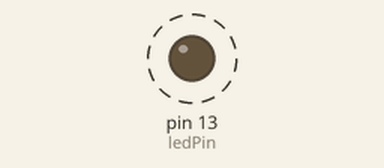
This sketch was run on a simulated Arduino Uno, built with avr-gcc and run on an emulated ATmega328P. Shown: output pins drawn as LEDs (lit = HIGH). Dashed ring = blinking.

Above: at 0.2 s.
Timing chart, 0 to 3.0 s (numbered marks = the images above):
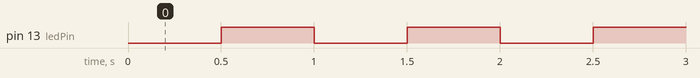

Measured:
- by itself, pin 13 (ledPin): alternates HIGH for 0.50 s and LOW for 0.50 s

The sketch:

FlashLEDWithoutDelay-singleLine.ino
```cpp
/*  Single line to flash the built-in LED without using a delay - by HackBoy.
    This uses the expression 'T Mod(2I) / I' to give a 50% duty cycle,
    where T is the uptime and I is the flash interval (both are in milliseconds).
    This resolves to either 0.x or 1.x which is then passed to the digitalWrite function; ignoing x.
*/

const int ledPin =  LED_BUILTIN; // I/O pin used for LED (LED_BUILTIN could be used thoughtout)
const long ledFlash = 500;       // Flash interval (in milliseconds)

void setup() {
pinMode(ledPin, OUTPUT);         // Configure LED I/O pin for output
}

void loop()
{
  // Your code can be here.

  digitalWrite(ledPin, ( millis()%(ledFlash*2) / ledFlash )); // Flash built-in LED (place in main code; can be repeated anywhere)

  // More of your code can be here.

}
```
